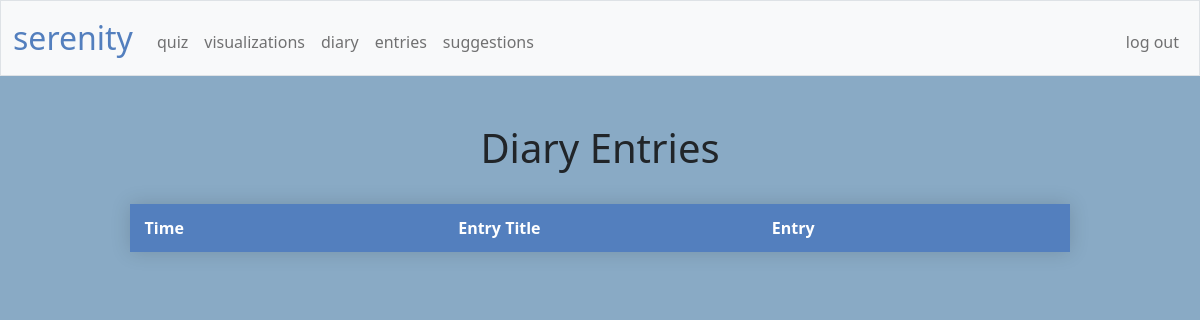
The app's page /entries (signed in), older data.
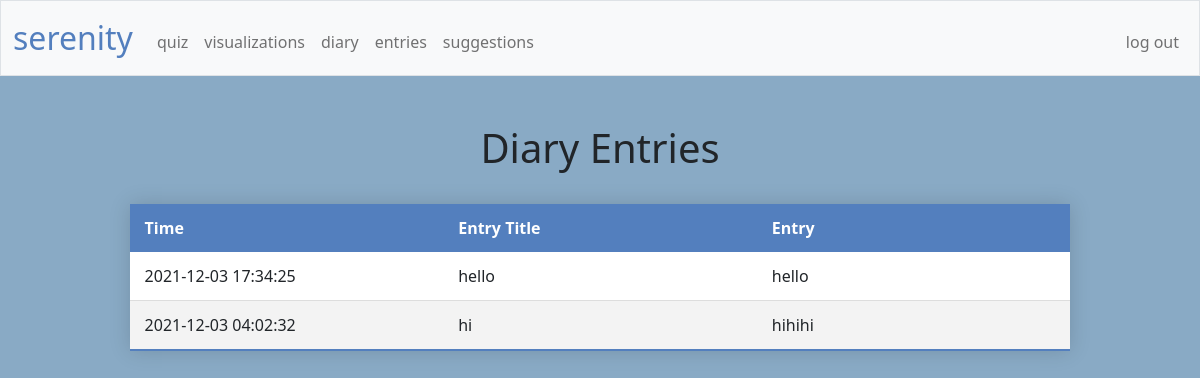
The same page, newer data.
### tables this page shows
CREATE TABLE 'diaryentries' (
    id INTEGER PRIMARY KEY AUTOINCREMENT,
    user_id INTEGER NOT NULL,'entrytitle' TEXT NOT NULL,
    entry TEXT NOT NULL,
    time TIMESTAMP DEFAULT CURRENT_TIMESTAMP,
    FOREIGN KEY(user_id) REFERENCES users(id)
);

### app.py (the view)
@app.route("/entries")
@login_required
def entries():
    entrieslog = db.execute(
        "SELECT entrytitle, entry, time FROM diaryentries WHERE user_id = ? ORDER BY time DESC", session["user_id"])
    return render_template("entries.html", entrieslog=entrieslog)

### app.py (called while the page is built)
@app.after_request
def after_request(response):
    response.headers["Cache-Control"] = "no-cache, no-store, must-revalidate"
    response.headers["Expires"] = 0
    response.headers["Pragma"] = "no-cache"
    return response

### helpers.py (called while the page is built)
def login_required(f):
    @wraps(f)
    def decorated_function(*args, **kwargs):
        if session.get("user_id") is None:
            return redirect("/login")
        return f(*args, **kwargs)
    return decorated_function

### templates/entries.html (shortened to what this page needs)
{% extends "layout.html" %}
{% block main %}
<!DOCTYPE html>
<html lang="en">
    <head>
    </head>
    <body class="background">
        <header><h1 style="text-align:center">Diary Entries</h1></header>
        <br>
            <table class="styled-table">
                <thead>
                    <tr>
                        <th>Time</th>
                        <th>Entry Title</th>
                        <th>Entry</th>
                    </tr>
                </thead>
                <tbody>
                    {% for e in entrieslog %}
                        <tr>
                            <td>{{ e["time"] }}</td>
                            <td>{{ e["entrytitle"] }}</td>
                            <td>{{ e["entry"] }}</td>
                        </tr>
                    {% endfor %}
                </tbody>
            </table>
    </body>
</html>
{% endblock %}

Row changes from the older to the newer data that the page shows:
added diaryentries: time "2021-12-03 17:34:25", entrytitle "hello", entry "hello"
added diaryentries: time "2021-12-03 04:02:32", entrytitle "hi", entry "hihihi"
